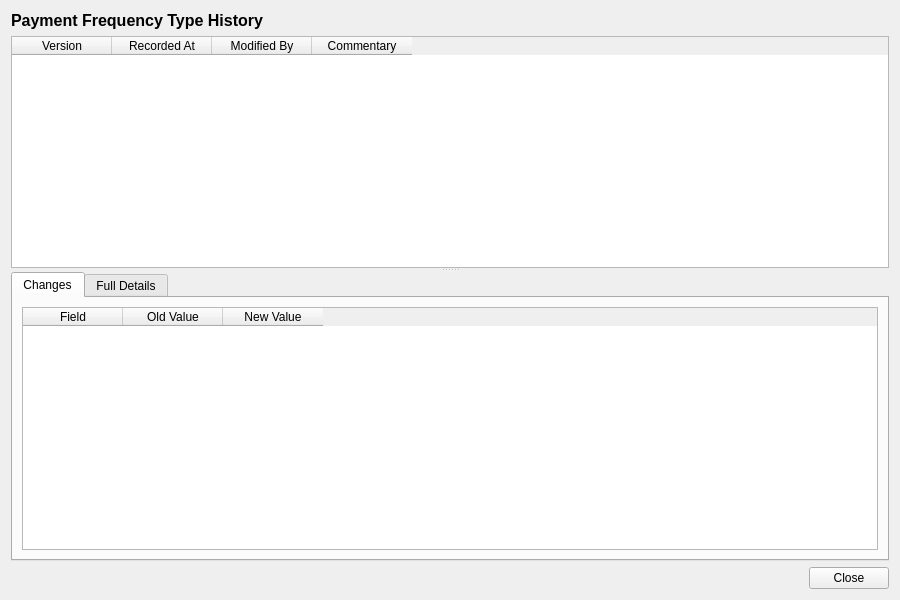
<?xml version="1.0" encoding="UTF-8"?>
<ui version="4.0">
 <class>PaymentFrequencyTypeHistoryDialog</class>
 <widget class="QWidget" name="PaymentFrequencyTypeHistoryDialog">
  <property name="geometry">
   <rect>
    <x>0</x>
    <y>0</y>
    <width>900</width>
    <height>600</height>
   </rect>
  </property>
  <property name="windowTitle">
   <string>Payment Frequency Type History</string>
  </property>
  <layout class="QVBoxLayout" name="verticalLayout">
   <item>
    <widget class="QLabel" name="titleLabel">
     <property name="font">
      <font>
       <pointsize>12</pointsize>
       <bold>true</bold>
      </font>
     </property>
     <property name="text">
      <string>Payment Frequency Type History</string>
     </property>
    </widget>
   </item>
   <item>
    <widget class="QSplitter" name="splitter">
     <property name="orientation">
      <enum>Qt::Vertical</enum>
     </property>
     <widget class="QTableWidget" name="versionListWidget">
      <property name="minimumHeight">
       <number>150</number>
      </property>
      <property name="maximumHeight">
       <number>250</number>
      </property>
      <property name="alternatingRowColors">
       <bool>true</bool>
      </property>
      <property name="editTriggers">
       <set>QAbstractItemView::NoEditTriggers</set>
      </property>
      <property name="selectionMode">
       <enum>QAbstractItemView::SingleSelection</enum>
      </property>
      <property name="selectionBehavior">
       <enum>QAbstractItemView::SelectRows</enum>
      </property>
      <column>
       <property name="text">
        <string>Version</string>
       </property>
      </column>
      <column>
       <property name="text">
        <string>Recorded At</string>
       </property>
      </column>
      <column>
       <property name="text">
        <string>Modified By</string>
       </property>
      </column>
      <column>
       <property name="text">
        <string>Commentary</string>
       </property>
      </column>
     </widget>
     <widget class="QWidget" name="detailWidget">
      <layout class="QVBoxLayout" name="detailLayout">
       <property name="leftMargin">
        <number>0</number>
       </property>
       <property name="topMargin">
        <number>0</number>
       </property>
       <property name="rightMargin">
        <number>0</number>
       </property>
       <property name="bottomMargin">
        <number>0</number>
       </property>
       <item>
        <widget class="QTabWidget" name="tabWidget">
         <property name="currentIndex">
          <number>0</number>
         </property>
         <widget class="QWidget" name="changesTab">
          <attribute name="title">
           <string>Changes</string>
          </attribute>
          <layout class="QVBoxLayout" name="changesTabLayout">
           <item>
            <widget class="QTableWidget" name="changesTableWidget">
             <property name="editTriggers">
              <set>QAbstractItemView::NoEditTriggers</set>
             </property>
             <property name="alternatingRowColors">
              <bool>true</bool>
             </property>
             <property name="selectionMode">
              <enum>QAbstractItemView::SingleSelection</enum>
             </property>
             <property name="selectionBehavior">
              <enum>QAbstractItemView::SelectRows</enum>
             </property>
             <column>
              <property name="text">
               <string>Field</string>
              </property>
             </column>
             <column>
              <property name="text">
               <string>Old Value</string>
              </property>
             </column>
             <column>
              <property name="text">
               <string>New Value</string>
              </property>
             </column>
            </widget>
           </item>
          </layout>
         </widget>
         <widget class="QWidget" name="fullDetailsTab">
          <attribute name="title">
           <string>Full Details</string>
          </attribute>
          <layout class="QVBoxLayout" name="fullDetailsTabLayout">
           <item>
            <widget class="QScrollArea" name="scrollArea">
             <property name="widgetResizable">
              <bool>true</bool>
             </property>
             <widget class="QWidget" name="scrollAreaWidgetContents">
              <property name="geometry">
               <rect>
                <x>0</x>
                <y>0</y>
                <width>560</width>
                <height>450</height>
               </rect>
              </property>
              <layout class="QFormLayout" name="formLayout">
               <item row="0" column="0">
                <widget class="QLabel" name="codeLabel">
                 <property name="text">
                  <string>Code:</string>
                 </property>
                </widget>
               </item>
               <item row="0" column="1">
                <widget class="QLabel" name="codeValue">
                 <property name="text">
                  <string/>
                 </property>
                </widget>
               </item>
               <item row="1" column="0">
                <widget class="QLabel" name="descriptionLabel">
                 <property name="text">
                  <string>Description:</string>
                 </property>
                </widget>
               </item>
               <item row="1" column="1">
                <widget class="QLabel" name="descriptionValue">
                 <property name="text">
                  <string/>
                 </property>
                 <property name="wordWrap">
                  <bool>true</bool>
                 </property>
                </widget>
               </item>
               <item row="2" column="0">
                <widget class="QLabel" name="versionNumberLabel">
                 <property name="text">
                  <string>Version:</string>
                 </property>
                </widget>
               </item>
               <item row="2" column="1">
                <widget class="QLabel" name="versionNumberValue">
                 <property name="text">
                  <string/>
                 </property>
                </widget>
               </item>
               <item row="3" column="0">
                <widget class="QLabel" name="modifiedByLabel">
                 <property name="text">
                  <string>Modified By:</string>
                 </property>
                </widget>
               </item>
               <item row="3" column="1">
                <widget class="QLabel" name="modifiedByValue">
                 <property name="text">
                  <string/>
                 </property>
                </widget>
               </item>
               <item row="4" column="0">
                <widget class="QLabel" name="recordedAtLabel">
                 <property name="text">
                  <string>Recorded At:</string>
                 </property>
                </widget>
               </item>
               <item row="4" column="1">
                <widget class="QLabel" name="recordedAtValue">
                 <property name="text">
                  <string/>
                 </property>
                </widget>
               </item>
               <item row="5" column="0">
                <widget class="QLabel" name="changeCommentaryLabel">
                 <property name="text">
                  <string>Change Commentary:</string>
                 </property>
                </widget>
               </item>
               <item row="5" column="1">
                <widget class="QLabel" name="changeCommentaryValue">
                 <property name="text">
                  <string/>
                 </property>
                 <property name="wordWrap">
                  <bool>true</bool>
                 </property>
                </widget>
               </item>
              </layout>
             </widget>
            </widget>
           </item>
          </layout>
         </widget>
        </widget>
       </item>
      </layout>
     </widget>
    </widget>
   </item>
   <item>
    <layout class="QHBoxLayout" name="buttonLayout">
     <item>
      <spacer name="horizontalSpacer">
       <property name="orientation">
        <enum>Qt::Horizontal</enum>
       </property>
       <property name="sizeHint" stdset="0">
        <size><width>40</width><height>20</height></size>
       </property>
      </spacer>
     </item>
     <item>
      <widget class="QPushButton" name="closeButton">
       <property name="text">
        <string>Close</string>
       </property>
      </widget>
     </item>
    </layout>
   </item>
  </layout>
 </widget>
 <resources/>
 <connections/>
</ui>
